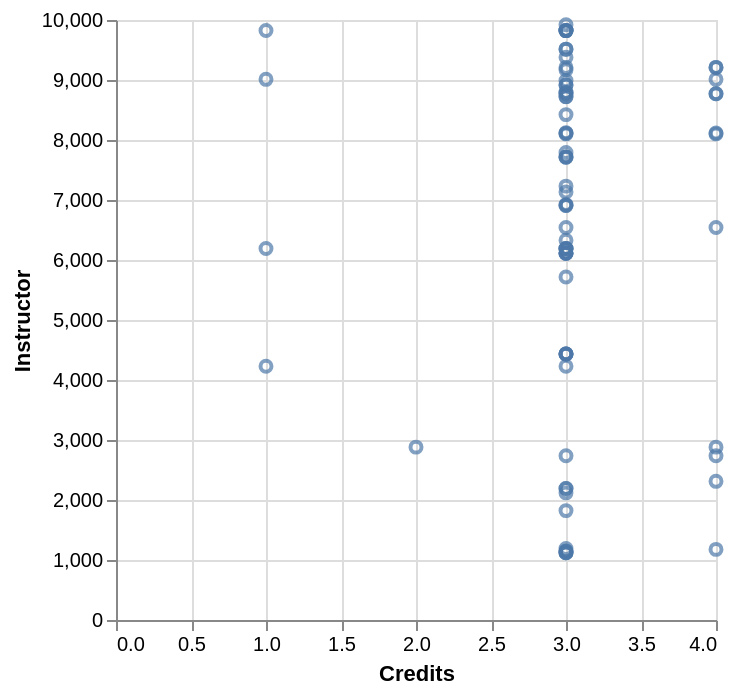

Here is the Vega-Lite specification saved for this chart:
### Vega-Lite specification from a JSON file in a GitHub repository (floating-point values rounded to 4 significant figures)
{"data": {"values": [{"x_data": 1, "y_data": 4230}, {"x_data": 1, "y_data": 9826}, {"x_data": 1, "y_data": 6191}, {"x_data": 1, "y_data": 9011}, {"x_data": 2, "y_data": 2881}, {"x_data": 3, "y_data": 6112}, {"x_data": 3, "y_data": 1193}, {"x_data": 3, "y_data": 4230}, {"x_data": 3, "y_data": 6112}, {"x_data": 3, "y_data": 6112}, {"x_data": 3, "y_data": 6112}, {"x_data": 3, "y_data": 1121}, {"x_data": 3, "y_data": 9826}, {"x_data": 3, "y_data": 9172}, {"x_data": 3, "y_data": 2192}, {"x_data": 3, "y_data": 1148}, {"x_data": 3, "y_data": 8918}, {"x_data": 3, "y_data": 7712}, {"x_data": 3, "y_data": 2192}, {"x_data": 3, "y_data": 1148}, {"x_data": 3, "y_data": 8918}, {"x_data": 3, "y_data": 7723}, {"x_data": 3, "y_data": 8114}, {"x_data": 3, "y_data": 7712}, {"x_data": 3, "y_data": 7792}, {"x_data": 3, "y_data": 1121}, {"x_data": 3, "y_data": 8423}, {"x_data": 3, "y_data": 1121}, {"x_data": 3, "y_data": 9823}, {"x_data": 3, "y_data": 9823}, {"x_data": 3, "y_data": 8791}, {"x_data": 3, "y_data": 8791}, {"x_data": 3, "y_data": 2738}, {"x_data": 3, "y_data": 8102}, {"x_data": 3, "y_data": 6182}, {"x_data": 3, "y_data": 9823}, {"x_data": 3, "y_data": 8772}, {"x_data": 3, "y_data": 6541}, {"x_data": 3, "y_data": 8122}, {"x_data": 3, "y_data": 9922}, {"x_data": 3, "y_data": 8723}, {"x_data": 3, "y_data": 9210}, {"x_data": 3, "y_data": 6191}, {"x_data": 3, "y_data": 1823}, {"x_data": 3, "y_data": 9824}, {"x_data": 3, "y_data": 6925}, {"x_data": 3, "y_data": 6191}, {"x_data": 3, "y_data": 6191}, {"x_data": 3, "y_data": 2119}, {"x_data": 3, "y_data": 7231}, {"x_data": 3, "y_data": 9514}, {"x_data": 3, "y_data": 6330}, {"x_data": 3, "y_data": 8722}, {"x_data": 3, "y_data": 9379}, {"x_data": 3, "y_data": 7134}, {"x_data": 3, "y_data": 9514}, {"x_data": 3, "y_data": 4432}, {"x_data": 3, "y_data": 6910}, {"x_data": 3, "y_data": 4432}, {"x_data": 3, "y_data": 6910}, {"x_data": 3, "y_data": 8989}, {"x_data": 3, "y_data": 4432}, {"x_data": 3, "y_data": 4432}, {"x_data": 3, "y_data": 5718}, {"x_data": 4, "y_data": 2311}, {"x_data": 4, "y_data": 8772}, {"x_data": 4, "y_data": 6541}, {"x_data": 4, "y_data": 8102}, {"x_data": 4, "y_data": 2881}, {"x_data": 4, "y_data": 1177}, {"x_data": 4, "y_data": 2738}, {"x_data": 4, "y_data": 8772}, {"x_data": 4, "y_data": 9210}, {"x_data": 4, "y_data": 8118}, {"x_data": 4, "y_data": 9210}, {"x_data": 4, "y_data": 9011}]}, "mark": "point", "encoding": {"x": {"field": "x_data", "type": "quantitative", "title": "Credits"}, "y": {"field": "y_data", "type": "quantitative", "title": "Instructor"}}}
